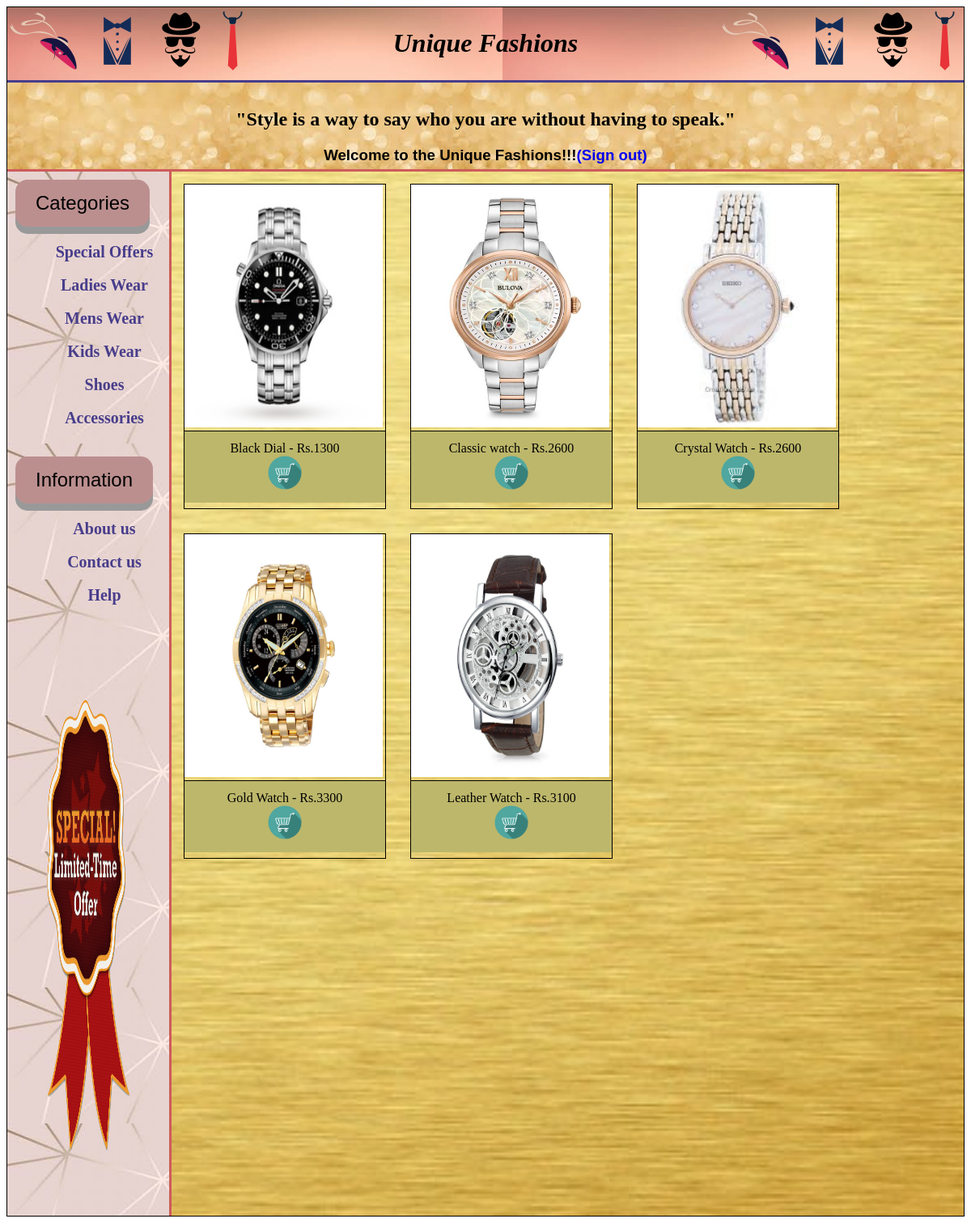
Page /Special Offers.php (signed in) on the committed database.
### tables this page shows
CREATE TABLE `products` (
  `Product_name` varchar(225) NOT NULL,
  `Product_price` int(100) NOT NULL,
  `Product_type` varchar(100) NOT NULL
);

### Special offers.php (the view, shortened to what this page needs)
<!DOCTYPE HTML>
<html>
	<head>
		<link href="./styles/mainstyle.css" rel="stylesheet" type="text/css" >
		<link href="./styles/style.css" rel="stylesheet" type="text/css" >
	</head>
	<body>
		<div class="container">
			<div class="header" style="background-image:url(Images/f2.jpg)";>
				<h1>Unique Fashions</h1>
				<img class="img" src="Images/fashion.png">
				<img class="img1" src="Images/fashion.png">
			</div>
			<div class="nav" style="background-image:url(Images/f1.jpg)";>
				<h2>"Style is a way to say who you are without having to speak."</h2>
				<?php
                if (isset($_SESSION['user'])) {
                    echo "<h3>Welcome to the Unique Fashions!!!<a href='Logout.php' style='text-decoration: none';>(Sign out)</h3>";
                } else {
	                echo "<a href='Index.php'><img src='Images/Home.png' style='width:50px;height:30px;align:right;'>"	;
		        }
                ?>
			</div>
			<div class="lnav" style="background-image:url(Images/f4.jpg)";>
				<button class="button">Categories</button>
				<ul>
					<li>
						<a href="Special offers.php">Special Offers</a>
					</li><br><br>
					<li>
						<a href="Ladies Wears.php">Ladies Wear</a>
					</li><br><br>
					<li>
						<a href="Mens Wear.php">Mens Wear</a>
					</li><br><br>
					<li>
						<a href="Kids Wear.php">Kids Wear</a>
					</li><br><br>
					<li>
					<a href="Shoes.php">Shoes</a>
				    </li><br><br>
					<li>
						<a href="Accessories.php">Accessories</a>
					</li><br><br>
				</ul>
				<button class="button">Information</button>
				<ul>
					<li>
						<a href="About us.php">About us</a>
					</li><br><br>
					<li>
						<a href="Contact Us.php">Contact us</a>
					</li><br><br>
					<li>
						<a href="Help.php">Help</a>
					</li><br><br>
				</ul>
				<br><br><br>
				<img class="img2" src="Images/offer.PNG">
			</div>
			<div class="cont" style="background-image:url(Images/f5.jpg);background-size:cover";>
				<?php
					require "connect.php";
						$query = "select * from products where Product_type = 'Special Offers'";
						$result = mysqli_query($conn,$query);
						while ($row = mysqli_fetch_array($result)) {
							$filename = $row['Product_name'];
							$itemprice = $row['Product_price'];
							$itemname = substr($filename,0,-4);
							echo "<div class='gallery'>";
							echo "<img src='Product Images/$filename' alt='$filename'>";
							echo "<div class='desc'>$itemname - Rs.$itemprice<br> <a href='Log.php'>
							<img src='Images/icon.png' style='width:42px;height:42px;border-radius:4px;algin:left;'></a> </div>
							</div>";
						}
				?>
			</div>
		</div>
    </body>
</html>

### styles/mainstyle.css (style rules this page uses)
.container { margin-left: auto; margin-right: auto; border-style: solid; border-width: 1px; border-color: black; }
.header { font-family: Georgia; font-style: italic; padding: 5px; color: black; background-color: #D2691E; clear: left; text-align: center; border-bottom: 3px solid #483D8B; }
.button { display: inline-block; padding: 15px 25px; font-size: 24px; cursor: pointer; text-align: center; text-decoration: none; outline: none; color: black; background-color: #BC8F8F; border: none; border-radius: 15px; box-shadow: 0 9px #999; }
.img { position: absolute; left: 10px; top: 0px; height: 100px; }
.img1 { position: absolute; right: 10px; top: 0px; height: 100px; }
.img2 { left: 5px; top: 0px; width:180px; height: 600px; z-index = 4; }
.nav { font-family:arial; width: 100%; height:110px; padding-top: 12px; text-align: center; background-color:#D2B48C; border-bottom: 3px solid #CD5C5C; background-image:url('Images/f1.jpg'); }
.lnav { float:left; margin:0; padding:10px; text-decoration:underline; background-color: #F5DEB3; min-width:15%; height:1290px; font-weight:bold; border-right: 3px solid #CD5C5C; }
.lnav ul { max-width: 800px; margin: 0em auto; text-align:center; padding-top: 20px; }
.lnav ul li { display: inline-block; width: auto; }
.lnav ul:after { content: ''; width: 100%; display: inline-block; }
.lnav ul li a { text-decoration: none; color: #483D8B; font-size: 20px; }
* { -webkit-box-sizing: border-box; -moz-box-sizing:border-box; box-sizing: border-box; }
.cont { margin-left: auto; margin-right: auto; min-width:100%; height :1290px; background-color:#F5F5DC; }
h2 { font-family:Agency FB; }

### styles/style.css (style rules this page uses)
.gallery { margin: 15px; border: 1px solid #ccc; float: left; width:250px; height:402px; border-style: solid; border-width: 1px; border-color: black; }
.gallery img { width: 245px; height: 300px; }
.desc { background-color: #BDB76B; padding: 12px; text-align: center; font-family: Arial Black; border-top: 1px solid black; }

### rows in the picture
products: Product_name (picture), Product_name "Black Dial", Product_price "1300"
products: Product_name (picture), Product_name "Classic watch", Product_price "2600"
products: Product_name (picture), Product_name "Crystal Watch", Product_price "2600"
products: Product_name (picture), Product_name "Gold Watch", Product_price "3300"
products: Product_name (picture), Product_name "Leather Watch", Product_price "3100"
